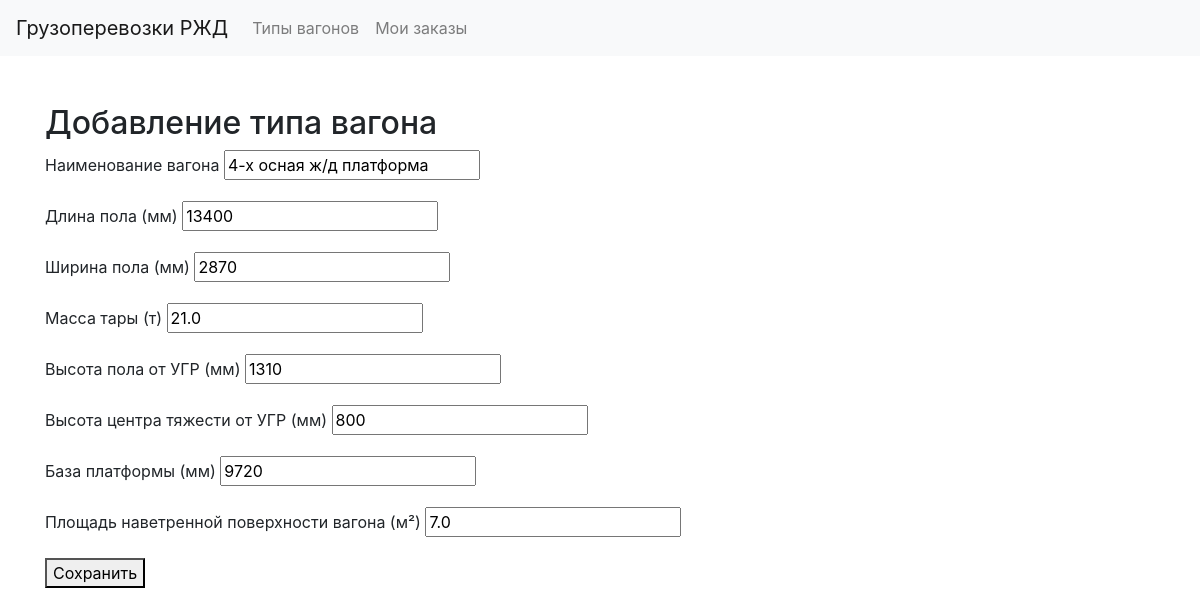
Page /carriages/1/edit/ on the committed database.
### web_app/models.py (models this page shows, shortened)
class Carriage(models.Model):
    name = models.CharField(max_length=200, help_text='Наименование вагона')
    floor_length: int = models.IntegerField(help_text='Длина пола (мм)')
    floor_width: int = models.IntegerField(help_text='Ширина пола (мм)')
    weight: float = models.FloatField(help_text='Масса тары (т)')  # in tons
    height_from_rails: int = models.IntegerField(help_text='Высота пола от УГР (мм)')  # in millimeters
    cg_height_from_rails: int = models.IntegerField(help_text='Высота центра тяжести от УГР (мм)')  # in millimeters. C.G. - center of gravity
    base_length: int = models.IntegerField(help_text='База платформы (мм)')  # in millimeters
    s_side_surface_meters: float = models.FloatField(help_text='Площадь наветренной поверхности вагона (м²)')
    primary_key = True
    class Meta:
        ordering = ['id']

### web_app/views.py (the view)
# urls.py: path('carriages/<int:pk>/edit/', CarriageUpdateView.as_view(), name='carriage_edit'),
class CarriageUpdateView(UpdateView):
    model = Carriage
    form_class = CarriageForm
    template_name = 'carriage/carriage_form.html'
    context_object_name = 'carriage'
    success_url = reverse_lazy('carriage_list')

### web_app/forms.py
class CarriageForm(forms.ModelForm):
    class Meta:
        model = Carriage
        fields = '__all__'
    def __init__(self, *args, **kwargs):
        super().__init__(*args, **kwargs)
        for field_name, field in self.fields.items():
            field.label = field.help_text

### web_app/templates/carriage/carriage_form.html (shortened to what this page needs)
{% extends "base.html" %}
{% block content %}
  <h2>Добавление типа вагона</h2>
  <form method="post">
    {% for field in form %}
        <div class="form-group">
            <label for="{{ field.id_for_label }}">{{ field.label }}</label>
            {{ field }}
        </div>
    {% endfor %}
    <button type="submit">Сохранить</button>
  </form>
{% endblock %}

### rows in the picture
Carriage: form "4-х осная ж/д платформа" "13400" "2870" "21.0" "1310" "800" "9720" "7.0"

### other values in the picture
{{ field.label }} "Наименование вагона" "Длина пола (мм)" "Ширина пола (мм)" "Масса тары (т)" "Высота пола от УГР (мм)" "Высота центра тяжести от УГР (мм)" "База платформы (мм)" "Площадь наветренной поверхности вагона (м²)"
